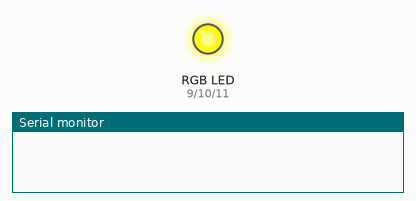
Simulated run of this sketch. Board: Arduino Uno, built with avr-gcc and run on an emulated ATmega328P. On the bench: an RGB LED mixed from three pins (HIGH = lit), the last lines printed to the serial monitor.

Above: at 0.2 s.
At 1.2 s:
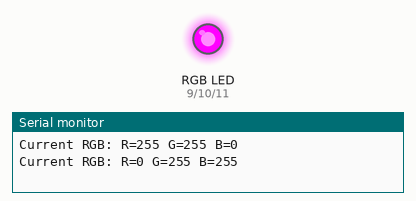
At 2.7 s:
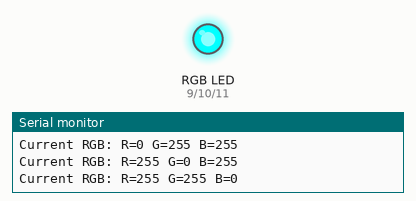
At 3.7 s:
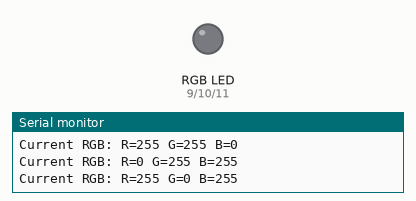
Timing chart, 0 to 4.6 s (numbered marks = the images above):
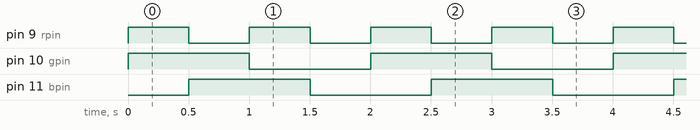

The sketch:

rbgcontrol.ino
```cpp
#include "rgbcontrol.h"

// Declare PWM-capable pin numbers and identifier
const int rpin = 9;
const int gpin = 10;
const int bpin = 11;
const int n = 1;

// Instantiate object GLOBALLY so loop() can see it
rgbObj myLED(rpin, gpin, bpin, n);

void setup() {
  Serial.begin(9600);
}

void loop() {

  // 1. Set yellow -> display yellow -> delay(500) -> print rgb value
  myLED.setYellow(255, 255);
  delay(500);
  myLED.printRGB();


  // 2. Set new color (Cyan) -> display color -> delay(500) -> print rgb value
  myLED.setColor(0, 255, 255);
  delay(500);
  myLED.printRGB();

  // 3. Set new color (Magenta) -> display color -> delay(500) -> print rgb value
  myLED.setColor(255, 0, 255);
  delay(500);
  myLED.printRGB();

  // 4. LED off -> delay(500)
  myLED.setOFF();
  delay(500);
}
```

rgbcontrol.cpp
```cpp
#include "rgbcontrol.h"

// Constructor implementation
rgbObj::rgbObj(int rpin, int gpin, int bpin, int n)
{
    _rpin = rpin;
    _gpin = gpin;
    _bpin = bpin;
    _n = n;

    // Default current values to 0
    _rVal = 0;
    _gVal = 0;
    _bVal = 0;

    pinMode(_rpin, OUTPUT);
    pinMode(_gpin, OUTPUT);
    pinMode(_bpin, OUTPUT);
}

// Set RGB color using PWM (0-255)
void rgbObj::setColor(int rVal, int gVal, int bVal)
{
    _rVal = rVal;
    _gVal = gVal;
    _bVal = bVal;

    analogWrite(_rpin, _rVal);
    analogWrite(_gpin, _gVal);
    analogWrite(_bpin, _bVal);
}

// Convenience method for yellow (Red + Green mix)
void rgbObj::setYellow(int rVal, int gVal)
{
    setColor(rVal, gVal, 0);
}

// Get the current color values stored in state
void rgbObj::getColor(int &r, int &g, int &b)
{
    r = _rVal;
    g = _gVal;
    b = _bVal;
}

// Turn LED fully ON (white light, full brightness)
void rgbObj::setON()
{
    setColor(255, 255, 255);
}

// Turn LED fully OFF
void rgbObj::setOFF()
{
    setColor(0, 0, 0);
}

void rgbObj::printRGB()
{
    Serial.print("Current RGB: R=");
    Serial.print(_rVal);
    Serial.print(" G=");
    Serial.print(_gVal);
    Serial.print(" B=");
    Serial.println(_bVal);
}
```

rgbcontrol.h
```cpp
#ifndef RGB_CONTROL_H
#define RGB_CONTROL_H

#include "Arduino.h"

class rgbObj {
private:
    int _rpin, _gpin, _bpin;
    int _n; // Instance identifier or LED ID
    int _rVal, _gVal, _bVal; // Stored state

public:
    rgbObj(int rpin, int gpin, int bpin, int n = 0);

    void setColor(int rVal, int gVal, int bVal);
    void setYellow(int rVal = 255, int gVal = 255);
    void getColor(int &r, int &g, int &b);
    void setON();
    void setOFF();
    void printRGB();
};

#endif
```

Measured:
- by itself, pin 9 (rpin): alternates HIGH for 0.50 s and LOW for 0.50 s
- by itself, pin 10 (gpin), pin 11 (bpin): alternates HIGH for 1.0 s and LOW for 1.0 s
- by itself, everything shown: repeats every 2.0 s, in 4 steps
